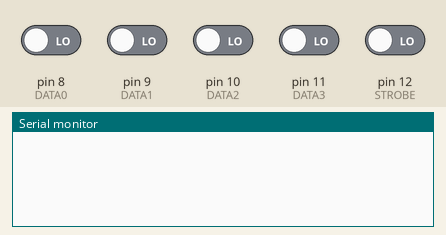
This sketch was run on a simulated Arduino Uno, built with avr-gcc and run on an emulated ATmega328P. Shown: the last lines printed to the serial monitor. The inputs (shaded band) are chosen by the test bench; at power-on: pin 8 (DATA0), pin 9 (DATA1), pin 10 (DATA2), pin 11 (DATA3), pin 12 (STROBE) LOW.

Above: at 1.2 s.
1.3 s: pin 12 (STROBE) driven HIGH
At 1.46 s:
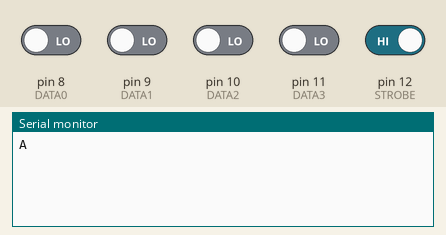
3.2 s: pin 9 (DATA1) driven HIGH
At 3.46 s:
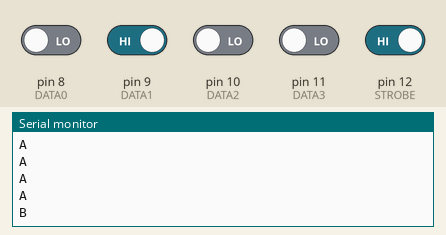
5.2 s: pin 10 (DATA2) driven HIGH
At 5.46 s:
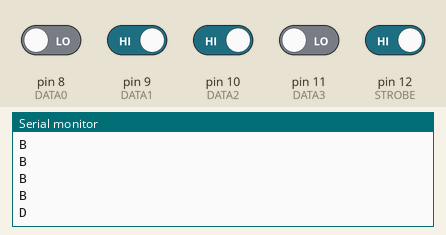
7.2 s: pin 11 (DATA3) driven HIGH
At 7.46 s:
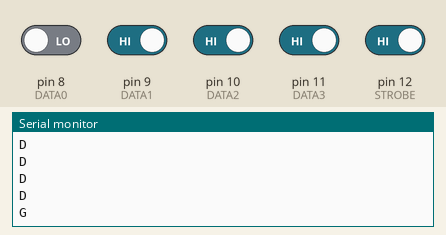
9.2 s: pin 9 (DATA1) driven LOW
At 9.46 s:
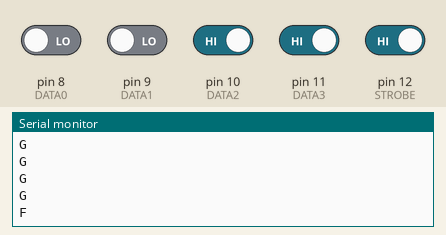
11.2 s: pin 11 (DATA3) driven LOW
At 11.46 s:
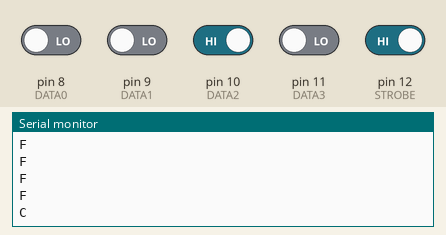

The sketch:

remote4chan.ino
```cpp
#define STROBE 12
#define DATA0 8
#define DATA1 9
#define DATA2 10
#define DATA3 11
void setup() {

pinMode(STROBE, INPUT);
pinMode(DATA0, INPUT);
pinMode(DATA1, INPUT);
pinMode(DATA2, INPUT);
pinMode(DATA3, INPUT);

Serial.begin(9600);

}

void loop() {
if(  digitalRead(STROBE))
{
int i=digitalRead(DATA0)*0+ digitalRead(DATA1)*1 + digitalRead(DATA2) *2 + digitalRead(DATA3)*3;

    Serial.println((char)('A'+i));
  delay(200);
}
}
```

Measured:
- after the input at 1.3 s, the serial monitor: prints a new line at once (image 1)
- after the input at 3.2 s, the serial monitor: prints a new line after 0.10 s (image 2)
- after the input at 5.2 s, the serial monitor: prints a new line after 0.10 s (image 3)
- after the input at 7.2 s, the serial monitor: prints a new line after 0.10 s (image 4)
- after the input at 9.2 s, the serial monitor: prints a new line after 0.10 s (image 5)
- after the input at 11.2 s, the serial monitor: prints a new line after 0.10 s (image 6)
